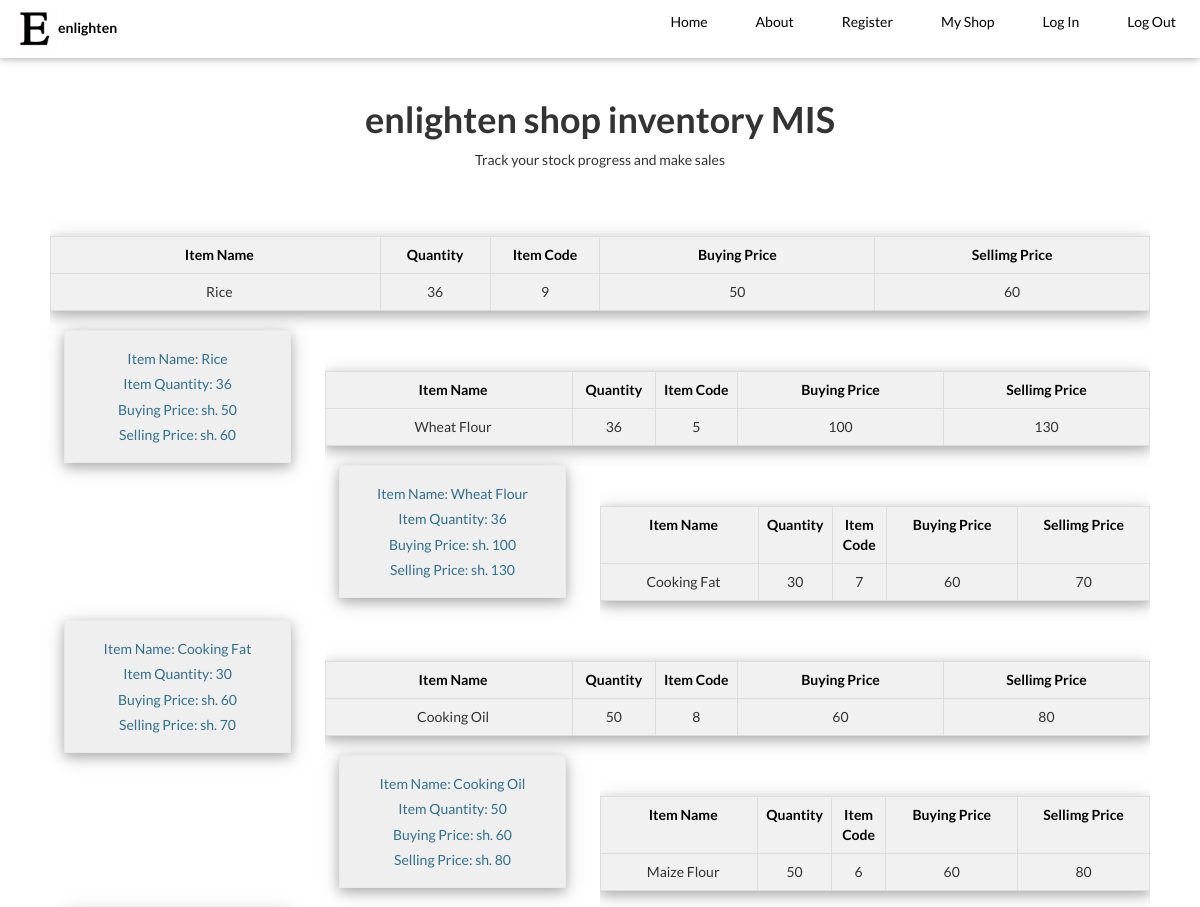
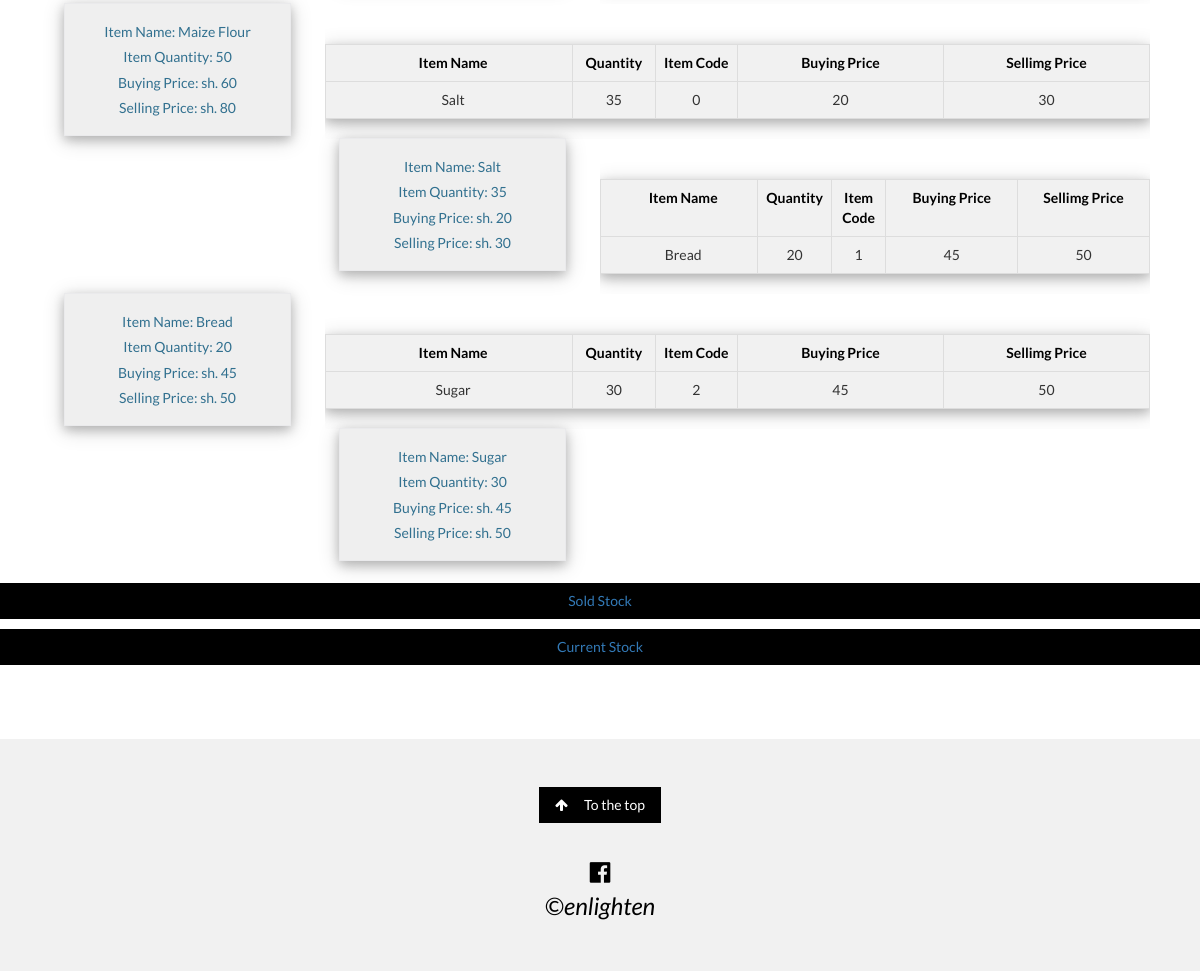
The page /php/inventory.php on the database its author committed (2 pictures, top to bottom).
### tables this page shows
CREATE TABLE `stock` (
  `id` int(20) NOT NULL,
  `description` varchar(50) NOT NULL,
  `code` int(50) NOT NULL,
  `quantity` int(50) NOT NULL,
  `b_price` int(20) NOT NULL,
  `s_price` int(20) NOT NULL,
  `time stamp` timestamp(6) NOT NULL DEFAULT CURRENT_TIMESTAMP
);

### php/inventory.php (the view, shortened to what this page needs)
<?php
$con=mysqli_connect("localhost","root","","enlighten");
?>
<!doctype html>
<html lang="en">
	<head>
    <link rel="stylesheet" href="https://cdnjs.cloudflare.com/ajax/libs/font-awesome/4.7.0/css/font-awesome.min.css">
    <link rel="stylesheet" type="text/css" href="font-awesome.min.css">
    <link rel="stylesheet" type="text/css" href="w3.css">
        <link rel="stylesheet" type="text/css" href="bootstrap.css">
	</head>
	<body >
<div class="w3-top">
  <div class="w3-bar w3-white w3-card ">
    <div class="w3-bar-item w3-left"> <img src="images/elogo.png" style="width:42px;height:42px;border:0;"><strong>enlighten</strong></div>
    <a href="logout.php" class="w3-bar-item w3-button w3-padding-large w3-hide-small w3-right">Log Out</a>
    <a href="#login" class="w3-bar-item w3-button w3-padding-large w3-hide-small w3-right">Log In</a>
     <a href="shop.php" class="w3-bar-item w3-button w3-padding-large w3-hide-small w3-right">My Shop</a>
    <a href="#register" class="w3-bar-item w3-button w3-padding-large w3-hide-small w3-right">Register</a>
     <a href="#about" class="w3-bar-item w3-button w3-padding-large w3-hide-small w3-right">About</a>
    <a href="index.html" class="w3-bar-item w3-button w3-padding-large w3-hide-small w3-right">Home</a>
  </div>
</div>
<div class="w3-content" style="max-width:1100px;margin-top:80px;margin-bottom:80px">
  <div class="w3-panel w3-center">
    <h1><b>enlighten shop inventory MIS</b></h1>
    <p>Track your stock progress and make sales</p>
  </div>
    <?php
    $query = "SELECT * FROM stock ORDER BY id ASC";
    $result = mysqli_query($con,$query);
    if(mysqli_num_rows($result) > 0) {
      while ($row = mysqli_fetch_array($result)) {
            ?>
    <div class="table-responsive">
        <br/>
        <br/>
        <table class="table table-bordered w3-card-4 w3-table-all w3-centered">
            <tr class="w3-light-gray">
                <th width="30%">Item Name</th>
                <th width="10%">Quantity</th>
                <th width="10%">Item Code</th>
                <th width="25%">Buying Price</th>
                <th width="25%">Sellimg Price</th>
            </tr>
              <td><?php echo $row["description"]?></td>
              <td><?php echo $row["quantity"]?> </td>
              <td><?php echo $row["code"]?> </td>
              <td><?php echo $row["b_price"]?></td>
              <td><?php echo $row["s_price"]?></td>
        </table>
    </div>
            <div class="col-md-3 w3-third">
                <form method="post" action="inventory.php?action=add&id=<?php echo $row["id"] ?>">
                    <div class="product w3-card-4">
                        <h5 class="text-info"><?php echo 'Item Name: '; echo $row["description"]; ?></h5>
                        <h5 class="text-info"><?php echo 'Item Quantity: '; echo $row["quantity"]; ?></h5>
                        <h5  class="text-info"><?php echo 'Buying Price: sh. '; echo  $row["b_price"]; ?></h5>
                        <h5  class="text-info"><?php echo 'Selling Price: sh. '; echo $row["s_price"]; ?></h5>
                    </div>
                </form>
            </div>
            <?php
        }
    }
    ?>
    </div>
<div class="w3-center w3-padding-64">
     </p><button  class="w3-button w3-block w3-black"><a href="mypdf.php">Sold Stock</a></button></p>
         </p><button class="w3-button w3-block w3-black"><a href="inventory.php">Current Stock</a></button></p>
</div>
  <footer class="w3-container w3-padding-32 w3-light-grey w3-center">
  <a href="#" class="w3-button w3-black w3-margin"><i class="fa fa-arrow-up w3-margin-right"></i>To the top</a>
  <div class="w3-xlarge w3-section">
    <i class="fa fa-facebook-official w3-hover-opacity"></i>
     <P>&#169;<i>enlighten</i></P>
  </div>
</footer>
</body>
</html>

### w3.css (style rules this page uses)
html { box-sizing:border-box }
*,*:before,*:after { box-sizing:inherit }
html { -ms-text-size-adjust:100%;-webkit-text-size-adjust:100% }
body { margin:0 }
article,aside,details,figcaption,figure,footer,header,main,menu,nav,section,summary { display:block }
a { background-color:transparent;-webkit-text-decoration-skip:objects }
img { border-style:none }
button,input,select,textarea { font:inherit;margin:0 }
button,input { overflow:visible }
button,select { text-transform:none }
button,html [type=button],[type=reset],[type=submit] { -webkit-appearance:button }
html,body { font-family:Verdana,sans-serif;font-size:15px;line-height:1.5 }
html { overflow-x:hidden }
h1 { font-size:36px }
h5 { font-size:18px }
h1,h2,h3,h4,h5,h6 { font-family:"Segoe UI",Arial,sans-serif;font-weight:400;margin:10px 0 }
img { vertical-align:middle }
a { color:inherit }
.w3-table,.w3-table-all { border-collapse:collapse;border-spacing:0;width:100%;display:table }
.w3-table-all { border:1px solid #ccc }
.w3-bordered tr,.w3-table-all tr { border-bottom:1px solid #ddd }
.w3-table-all tr:nth-child(odd) { background-color:#fff }
.w3-centered tr th,.w3-centered tr td { text-align:center }
.w3-table td,.w3-table th,.w3-table-all td,.w3-table-all th { padding:8px 8px;display:table-cell;text-align:left;vertical-align:top }
.w3-table th:first-child,.w3-table td:first-child,.w3-table-all th:first-child,.w3-table-all td:first-child { padding-left:16px }
.w3-btn,.w3-button { border:none;display:inline-block;padding:8px 16px;vertical-align:middle;overflow:hidden;text-decoration:none;color:inherit;background-color:inherit;text-align:center;cursor:pointer;white-space:nowrap }
.w3-btn,.w3-button { -webkit-touch-callout:none;-webkit-user-select:none;-khtml-user-select:none;-moz-user-select:none;-ms-user-select:none;user-select:none }
.w3-bar { width:100%;overflow:hidden }
.w3-bar .w3-bar-item { padding:8px 16px;float:left;width:auto;border:none;display:block;outline:0 }
.w3-bar .w3-button { white-space:normal }
.w3-block { display:block;width:100% }
.w3-container:after,.w3-container:before,.w3-panel:after,.w3-panel:before,.w3-row:after,.w3-row:before,.w3-row-padding:after,.w3-row-padding:before, .w3-cell-row:before,.w3-cell-row:after,.w3-clear:after,.w3-clear:before,.w3-bar:before,.w3-bar:after { content:"";display:table;clear:both }
.w3-col,.w3-half,.w3-third,.w3-twothird,.w3-threequarter,.w3-quarter { float:left;width:100% }
@media (min-width:601px) { .w3-col.m4,.w3-third { width:33.33333% } }
.w3-content,.w3-auto { margin-left:auto;margin-right:auto }
.w3-content { max-width:980px }
.w3-top,.w3-bottom { position:fixed;width:100%;z-index:1 }
.w3-top { top:0 }
.w3-container,.w3-panel { padding:0.01em 16px }
.w3-panel { margin-top:16px;margin-bottom:16px }
.w3-card,.w3-card-2 { box-shadow:0 2px 5px 0 rgba(0,0,0,0.16),0 2px 10px 0 rgba(0,0,0,0.12) }
.w3-card-4,.w3-hover-shadow:hover { box-shadow:0 4px 10px 0 rgba(0,0,0,0.2),0 4px 20px 0 rgba(0,0,0,0.19) }
.w3-xlarge { font-size:24px!important }
.w3-center { text-align:center!important }
.w3-section,.w3-code { margin-top:16px!important;margin-bottom:16px!important }
.w3-margin { margin:16px!important }
.w3-margin-right { margin-right:16px!important }
.w3-padding-large { padding:12px 24px!important }
.w3-padding-32 { padding-top:32px!important;padding-bottom:32px!important }
.w3-padding-64 { padding-top:64px!important;padding-bottom:64px!important }
.w3-left { float:left!important }
.w3-right { float:right!important }
.w3-white,.w3-hover-white:hover { color:#000!important;background-color:#fff!important }
.w3-black,.w3-hover-black:hover { color:#fff!important;background-color:#000!important }
.w3-light-grey,.w3-hover-light-grey:hover,.w3-light-gray,.w3-hover-light-gray:hover { color:#000!important;background-color:#f1f1f1!important }

### php/inventory.php (style rules this page uses)
html,body,h1,h2,h3,h4 { font-family:"Lato", sans-serif }
.w3-tag, .fa { cursor:pointer }
.product { border: 1px solid #eaeaec; margin: -1px 19px 3px -1px; padding: 10px; text-align: center; background-color: #efefef; }

### rows shown on the page
stock: description "Rice", quantity "36", code "9", b_price "50", s_price "60"
stock: description "Wheat Flour", quantity "36", code "5", b_price "100", s_price "130"
stock: description "Cooking Fat", quantity "30", code "7", b_price "60", s_price "70"
stock: description "Cooking Oil", quantity "50", code "8", b_price "60", s_price "80"
stock: description "Maize Flour", quantity "50", code "6", b_price "60", s_price "80"
stock: description "Salt", quantity "35", code "0", b_price "20", s_price "30"
stock: description "Bread", quantity "20", code "1", b_price "45", s_price "50"
stock: description "Sugar", quantity "30", code "2", b_price "45", s_price "50"
